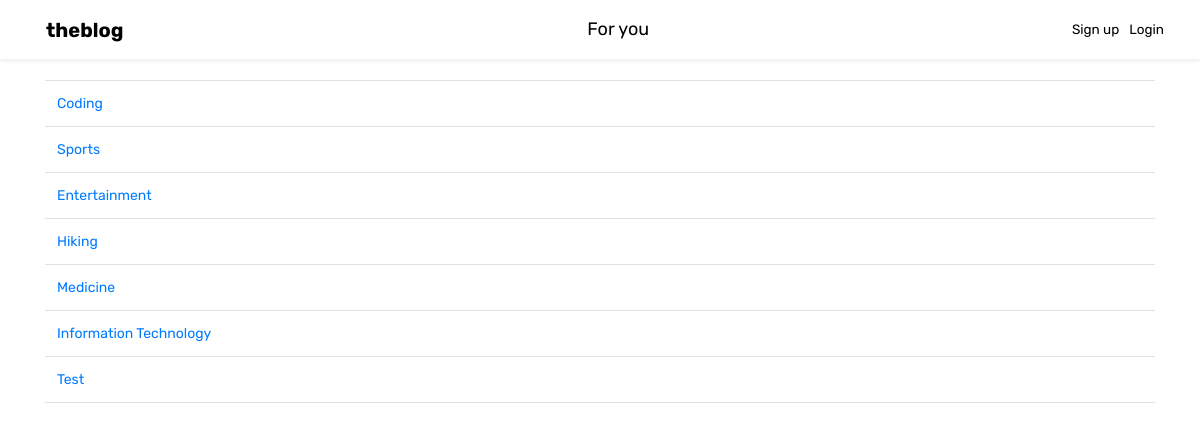
The page /category-list/ on the database as committed earlier.
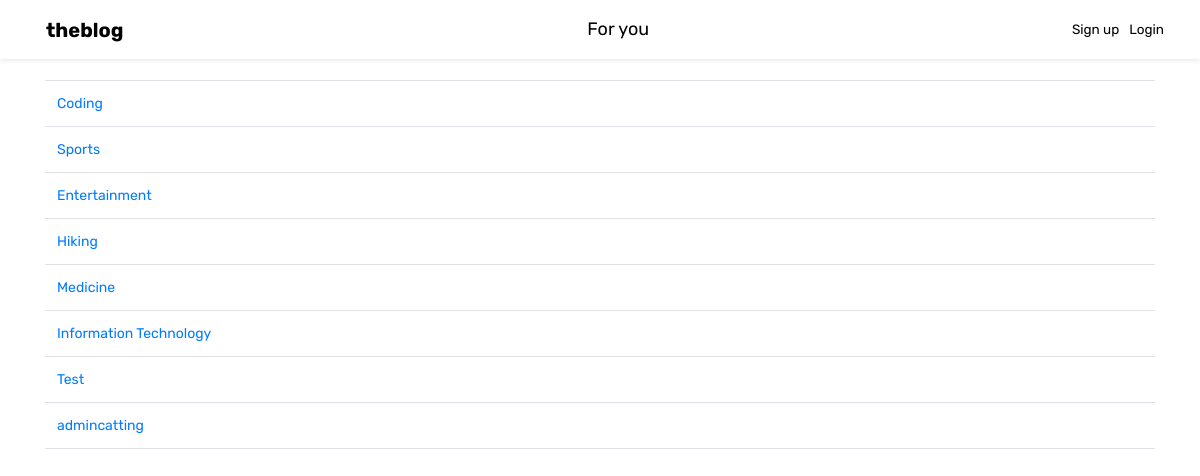
The same page on the database as committed later.
### theblog/models.py (models this page shows, shortened)
class Category(models.Model):
	name = models.CharField(max_length=255)
	def __str__(self):
		return self.name

### theblog/views.py (the view)
# urls.py: path('category-list/', CategoryListView, name="category-list"),
def CategoryListView(request):
	cat_menu_list = Category.objects.all()
	return render(request, 'category_list.html', {'cat_menu_list': cat_menu_list})

### theblog/templates/category_list.html (shortened to what this page needs)
{% extends 'base.html' %}
{% block content %}
	<table class="table">
      <tbody>
        {% for item in cat_menu_list %}
          <tr>
            <td><a href="{% url 'category' item %}">{{ item }}</a></td>
          </tr>
        {% endfor %}
      </tbody>
    </table>
{% endblock %}

Rows that differ between the two databases and show on the page:
added Category: name "admincatting"
